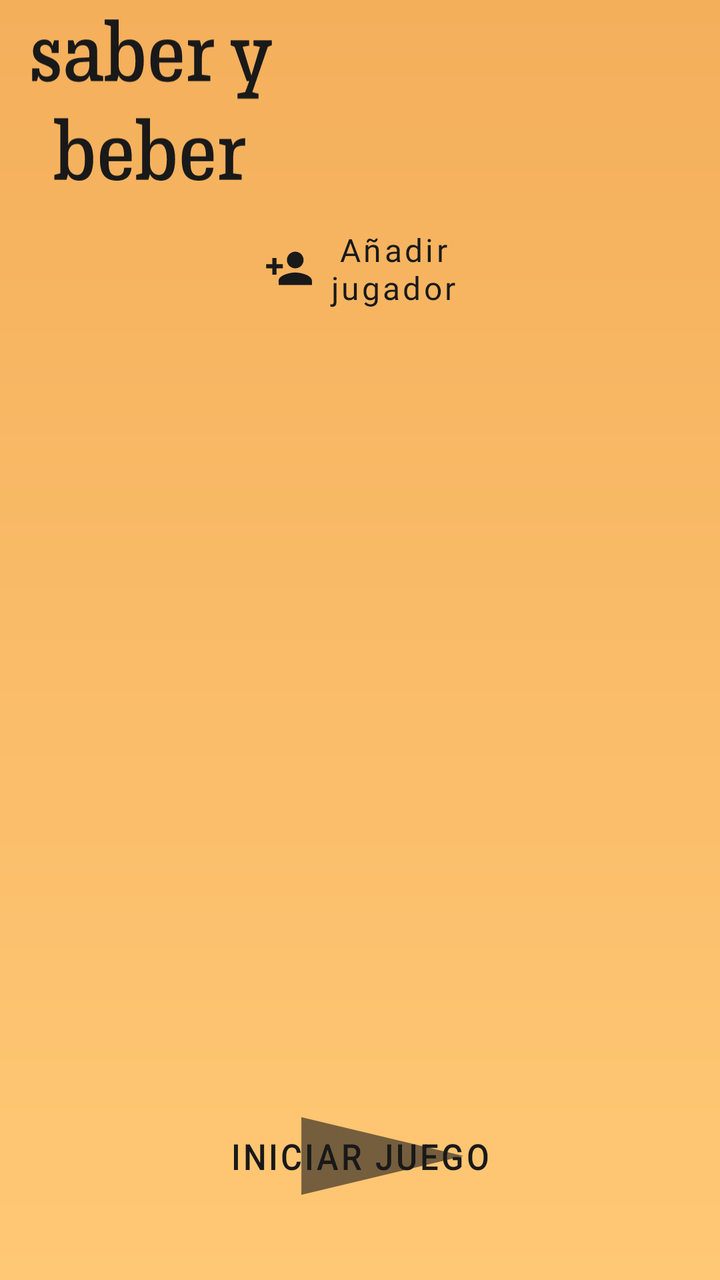
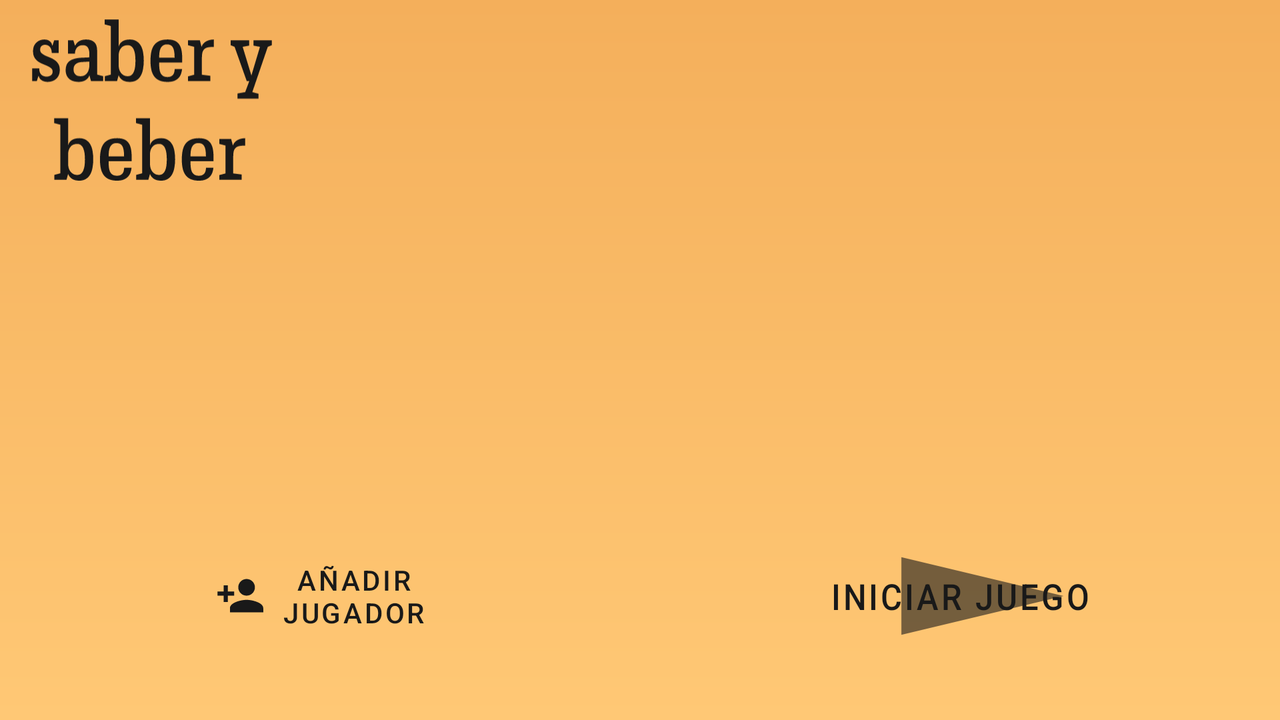

One screen, two layout resources from the same app: the default and the repository's alternative for another configuration. Each is rendered where Android would select it; the XML of both is given below.
<!-- AndroidManifest.xml: application theme Theme.Saber_y_beber -->
<!-- res/layout/fragment_home.xml -->
<?xml version="1.0" encoding="utf-8"?>
<androidx.constraintlayout.widget.ConstraintLayout

    xmlns:android="http://schemas.android.com/apk/res/android"
    xmlns:app="http://schemas.android.com/apk/res-auto"
    xmlns:tools="http://schemas.android.com/tools"
    android:id="@+id/home_constraint"
    android:layout_width="match_parent"
    android:layout_height="match_parent"
    android:background="@drawable/gradient_background"
    tools:context=".presentation.home.HomeFragment">

    <ImageView
        android:id="@+id/home_logo"
        android:layout_width="120dp"
        android:layout_height="100dp"
        android:layout_gravity="center"
        android:layout_marginStart="16dp"
        android:adjustViewBounds="true"
        android:background="@color/transparent"
        android:contentDescription="@string/home_app_logo"
        android:scaleType="fitCenter"
        android:src="@drawable/saber_y_beber_logo"
        app:layout_constraintStart_toStartOf="parent"
        app:layout_constraintTop_toTopOf="parent"
        app:tint="@color/light_black" />


    <Button
        android:id="@+id/home_login_bt"
        android:layout_width="50dp"
        android:layout_height="50dp"
        android:layout_marginTop="20dp"
        android:layout_marginEnd="20dp"
        android:background="@drawable/ic_login"
        android:backgroundTint="@color/light_black"
        android:contentDescription="@string/home_login_button_desc"
        android:textColor="@color/orange_1"
        android:textSize="24sp"
        app:layout_constraintEnd_toEndOf="parent"
        app:layout_constraintTop_toTopOf="parent" />

    <ImageButton
        android:id="@+id/home_create_bt"
        android:layout_width="wrap_content"
        android:layout_height="wrap_content"
        android:layout_marginEnd="16dp"
        android:background="@null"
        android:contentDescription="@string/home_creation_description"
        android:minWidth="48dp"
        android:minHeight="48dp"
        android:scaleType="center"
        android:scaleX="1.5"
        android:scaleY="1.5"
        android:src="@drawable/ic_create"
        app:layout_constraintBottom_toBottomOf="@+id/home_login_bt"
        app:layout_constraintEnd_toStartOf="@+id/home_login_bt"
        app:layout_constraintTop_toTopOf="@+id/home_login_bt"
        app:tint="@color/light_black" />

    <Button
        android:id="@+id/home_add_bt"
        android:layout_width="wrap_content"
        android:layout_height="wrap_content"
        android:background="@color/transparent"
        android:drawableLeft="@drawable/ic_person_add"
        android:drawableTint="@color/light_black"
        android:focusable="true"
        android:fontFamily="@font/prata"
        android:text="@string/home_player_add_button"
        android:textAlignment="center"
        android:textAllCaps="false"
        android:textColor="@color/light_black"
        android:textSize="16sp"
        app:layout_constraintBottom_toTopOf="@+id/home_rv"
        app:layout_constraintEnd_toEndOf="@+id/home_rv"
        app:layout_constraintHorizontal_bias="0.526"
        app:layout_constraintStart_toStartOf="@+id/home_rv"
        tools:ignore="RtlHardcoded" />

    <androidx.recyclerview.widget.RecyclerView
        android:id="@+id/home_rv"
        android:layout_width="wrap_content"
        android:layout_height="319dp"
        android:layout_gravity="center"
        app:layout_constraintBottom_toTopOf="@+id/home_start_bt"
        app:layout_constraintEnd_toEndOf="parent"
        app:layout_constraintStart_toStartOf="parent"
        app:layout_constraintTop_toBottomOf="@+id/home_logo"
        tools:listitem="@layout/player_holder">

    </androidx.recyclerview.widget.RecyclerView>

    <Button
        android:id="@+id/home_start_bt"
        android:layout_width="wrap_content"
        android:layout_height="wrap_content"
        android:layout_gravity="center"
        android:layout_marginBottom="32dp"
        android:background="@drawable/ic_action_start"
        android:minHeight="60sp"
        android:scaleX="0.9"
        android:scaleY="1"
        android:text="@string/home_start_game_button"
        android:textColor="@color/light_black"
        android:textSize="18sp"
        app:layout_constraintBottom_toBottomOf="parent"
        app:layout_constraintEnd_toEndOf="parent"
        app:layout_constraintStart_toStartOf="parent" />

</androidx.constraintlayout.widget.ConstraintLayout>
<!-- res/layout/player_holder.xml (included above) -->
<?xml version="1.0" encoding="utf-8"?>
<FrameLayout xmlns:android="http://schemas.android.com/apk/res/android"
    xmlns:app="http://schemas.android.com/apk/res-auto"
    android:layout_width="match_parent"
    android:layout_height="wrap_content"
    android:paddingBottom="2dp">

    <LinearLayout
        android:layout_width="match_parent"
        android:layout_height="50dp"
        android:background="@drawable/round_corners"
        android:orientation="horizontal">

        <ImageView
            android:id="@+id/player_genre"
            android:layout_width="50dp"
            android:layout_height="50dp"
            android:layout_gravity="start|center"
            android:layout_weight="1"
            android:gravity="center"
            android:paddingEnd="10dp"
            android:src="@drawable/player_girl" />

        <TextView
            android:id="@+id/player_name"
            android:layout_width="wrap_content"
            android:layout_height="wrap_content"
            android:layout_gravity="start|center"
            android:layout_weight="8"
            android:gravity="center"
            android:minHeight="50dp"
            android:textAlignment="center"
            android:textSize="20sp" />

        <ImageButton
            android:id="@+id/player_delete"
            android:layout_width="wrap_content"
            android:layout_height="wrap_content"
            android:layout_gravity="end|center"
            android:layout_weight="1"
            android:background="#00FFFFFF"
            android:contentDescription="Delete player"
            android:gravity="center"
            android:minWidth="50dp"
            android:minHeight="50dp"
            app:srcCompat="@drawable/ic_action_delete" />


    </LinearLayout>

</FrameLayout>
<!-- resources referenced by this layout -->
<resources>
  <color name="light_black">#191919</color>
  <color name="orange_1">#FFC875</color>
  <color name="transparent">#00000000</color>
  <!-- drawable gradient_background (drawable) -->
  <?xml version="1.0" encoding="utf-8"?>
  <shape xmlns:android="http://schemas.android.com/apk/res/android"
      android:shape="rectangle">
      <gradient
          android:angle="90"
          android:endColor="@color/orange_2"
          android:startColor="@color/orange_1" />
  </shape>
  <!-- drawable ic_action_delete (drawable) -->
  <vector xmlns:android="http://schemas.android.com/apk/res/android"
      android:width="24dp"
      android:height="24dp"
      android:alpha="0.6"
      android:tint="#333333"
      android:viewportWidth="24"
      android:viewportHeight="24">
      <group
          android:scaleX="1.1111112"
          android:scaleY="1.1111112"
          android:translateX="-1.3333334"
          android:translateY="-1.3333334">
          <path
              android:fillColor="@android:color/white"
              android:pathData="M6,19c0,1.1 0.9,2 2,2h8c1.1,0 2,-0.9 2,-2V7H6v12zM19,4h-3.5l-1,-1h-5l-1,1H5v2h14V4z" />
      </group>
  </vector>
  <!-- drawable ic_action_start (drawable) -->
  <vector xmlns:android="http://schemas.android.com/apk/res/android"
      android:width="24dp"
      android:height="24dp"
      android:alpha="0.6"
      android:tint="#333333"
      android:viewportWidth="24"
      android:viewportHeight="24">
      <group
          android:scaleX="1.1111112"
          android:scaleY="1.1111112"
          android:translateX="-1.3333334"
          android:translateY="-1.3333334">
          <path
              android:fillColor="@android:color/white"
              android:pathData="M8,5v14l11,-7z" />
      </group>
  </vector>
  <!-- drawable ic_person_add (drawable) -->
  <vector android:height="25dp" android:tint="#000000"
      android:viewportHeight="24" android:viewportWidth="24"
      android:width="25dp" xmlns:android="http://schemas.android.com/apk/res/android">
      <path android:fillColor="@android:color/white" android:pathData="M15,12c2.21,0 4,-1.79 4,-4s-1.79,-4 -4,-4 -4,1.79 -4,4 1.79,4 4,4zM6,10L6,7L4,7v3L1,10v2h3v3h2v-3h3v-2L6,10zM15,14c-2.67,0 -8,1.34 -8,4v2h16v-2c0,-2.66 -5.33,-4 -8,-4z"/>
  </vector>
  <!-- drawable player_girl: vector/xml drawable (drawable, 2387 chars, omitted) -->
  <!-- drawable round_corners (drawable) -->
  <?xml version="1.0" encoding="utf-8"?>
  <shape xmlns:android="http://schemas.android.com/apk/res/android">
  
      
      <solid android:color="#3EC1B7B7" />
  
      
      <stroke android:width="0dp" android:color="#3EFFFFFF"/>
  
      
      <corners android:radius="20dp"/>
  
      
      <padding android:left="3dp" android:right="3dp"
          android:bottom="3dp" android:top="3dp" />
  
  </shape>
  <string name="home_app_logo">logo de la app</string>
  <string name="home_creation_description">Pulsa para crear una pregunta</string>
  <string name="home_login_button_desc">botón de inicio de sesión</string>
  <string name="home_player_add_button"> Añadir\njugador</string>
  <string name="home_start_game_button">Iniciar juego</string>
  <!-- from res/values-v29/ -->
  <style name="Theme.Saber_y_beber" parent="Theme.MaterialComponents.DayNight.NoActionBar">
          
          <item name="colorPrimary">@color/light_black</item>
          <item name="colorPrimaryVariant">@color/light_black</item>
          <item name="colorOnPrimary">@color/white</item>
          
          <item name="colorSecondary">@color/teal_200</item>
          <item name="colorSecondaryVariant">@color/teal_700</item>
          <item name="colorOnSecondary">@color/black</item>
          
          <item name="android:statusBarColor">?attr/colorPrimaryVariant</item>
          
          <item name="android:forceDarkAllowed">false</item>
      </style>
  <color name="orange_2">#F4AF5B</color>
  <color name="white">#FFFFFFFF</color>
  <color name="teal_200">#FF03DAC5</color>
  <color name="teal_700">#FF018786</color>
  <color name="black">#FF000000</color>
</resources>
<!-- res/layout-land/fragment_home.xml (the repository's variant of the layout above) -->
<!-- drawn on the phone turned sideways -->
<?xml version="1.0" encoding="utf-8"?>
<androidx.constraintlayout.widget.ConstraintLayout

    xmlns:android="http://schemas.android.com/apk/res/android"
    xmlns:app="http://schemas.android.com/apk/res-auto"
    xmlns:tools="http://schemas.android.com/tools"
    android:id="@+id/home_constraint"
    android:layout_width="match_parent"
    android:layout_height="match_parent"
    tools:context=".presenter.home.HomeFragment"
    android:background="@drawable/gradient_background">

    <ImageView
        android:id="@+id/home_logo"
        android:layout_width="120dp"
        android:layout_height="100dp"
        android:layout_gravity="center"
        android:layout_marginStart="16dp"
        android:adjustViewBounds="true"
        android:contentDescription="@string/home_app_logo"
        android:scaleType="fitCenter"
        android:src="@drawable/saber_y_beber_logo"
        app:layout_constraintStart_toStartOf="parent"
        app:layout_constraintTop_toTopOf="parent"
        app:tint="@color/light_black"
        android:background="@color/transparent"/>


    <Button
        android:id="@+id/home_login_bt"
        android:layout_width="50dp"
        android:layout_height="50dp"
        android:layout_marginTop="20dp"
        android:layout_marginEnd="20dp"
        android:background="@drawable/ic_login"
        android:backgroundTint="@color/light_black"
        android:contentDescription="@string/home_login_button_desc"
        android:textColor="@color/orange_1"
        android:textSize="24sp"
        app:layout_constraintEnd_toEndOf="parent"
        app:layout_constraintTop_toTopOf="parent" />

    <ImageButton
        android:id="@+id/home_create_bt"
        android:layout_width="wrap_content"
        android:layout_height="wrap_content"
        android:layout_marginEnd="16dp"
        android:background="@null"
        android:contentDescription="@string/home_creation_description"
        android:minWidth="48dp"
        android:minHeight="48dp"
        android:scaleType="center"
        android:scaleX="1.5"
        android:scaleY="1.5"
        android:src="@drawable/ic_create"
        app:layout_constraintBottom_toBottomOf="@+id/home_login_bt"
        app:layout_constraintEnd_toStartOf="@+id/home_login_bt"
        app:layout_constraintTop_toTopOf="@+id/home_login_bt"
        app:tint="@color/light_black" />

    <Button
        android:id="@+id/home_add_bt"
        android:layout_width="wrap_content"
        android:layout_height="wrap_content"
        android:background="@color/transparent"
        android:drawableLeft="@drawable/ic_person_add"
        android:drawableTint="@color/light_black"
        android:focusable="true"
        android:text="@string/home_player_add_button"
        android:textColor="@color/light_black"
        android:textSize="14sp"
        app:layout_constraintBottom_toBottomOf="@+id/home_start_bt"
        app:layout_constraintEnd_toStartOf="@+id/home_rv"
        app:layout_constraintStart_toStartOf="parent"
        app:layout_constraintTop_toTopOf="@+id/home_start_bt" />

    <androidx.recyclerview.widget.RecyclerView
        android:id="@+id/home_rv"
        android:layout_width="wrap_content"
        android:layout_height="wrap_content"
        android:layout_gravity="center"
        android:layout_marginTop="32dp"
        android:layout_marginBottom="32dp"
        app:layout_constraintBottom_toBottomOf="parent"
        app:layout_constraintEnd_toEndOf="parent"
        app:layout_constraintStart_toStartOf="parent"
        app:layout_constraintTop_toTopOf="parent"
        tools:listitem="@layout/player_holder">

    </androidx.recyclerview.widget.RecyclerView>

    <Button
        android:id="@+id/home_start_bt"
        android:layout_width="wrap_content"
        android:layout_height="wrap_content"
        android:layout_gravity="center"
        android:layout_marginBottom="32dp"
        android:background="@drawable/ic_action_start"
        android:minHeight="60sp"
        android:scaleX="0.9"
        android:scaleY="1"
        android:text="@string/home_start_game_button"
        android:textColor="@color/light_black"
        android:textSize="18sp"
        app:layout_constraintBottom_toBottomOf="parent"
        app:layout_constraintEnd_toEndOf="parent"
        app:layout_constraintStart_toEndOf="@+id/home_rv" />

</androidx.constraintlayout.widget.ConstraintLayout>
